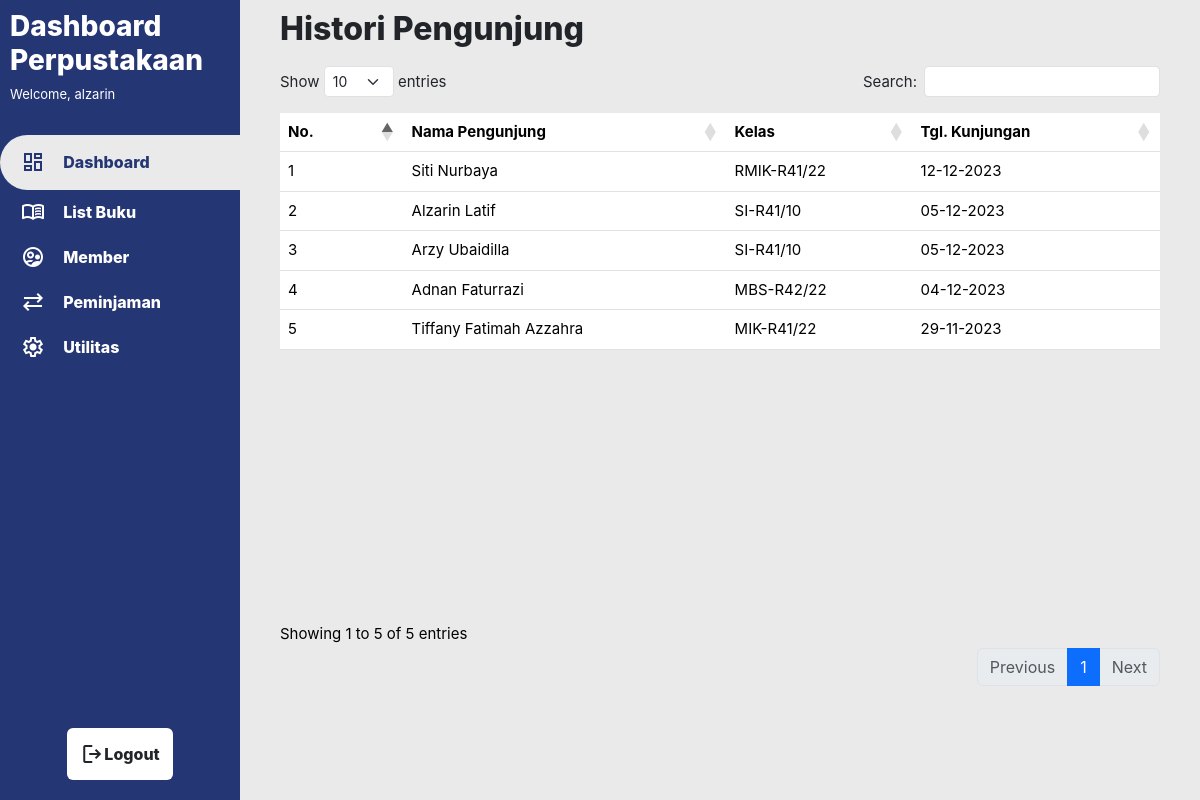
The app's page /histori_pengunjung.php (signed in) with its own data.
### tables this page shows
CREATE TABLE `tb_pengunjung` (
  `visitor_id` int(10) NOT NULL,
  `visitor_nama` varchar(100) NOT NULL,
  `visitor_kelas` varchar(20) NOT NULL,
  `visitor_date` date NOT NULL
);

### histori_pengunjung.php (the view, shortened to what this page needs)
<?php
    include_once 'assets/includes/dbconfig.php';
?>
<!DOCTYPE html>
<html lang="en">
<head>
    <link rel="stylesheet" href="https://cdn.datatables.net/1.13.7/css/dataTables.bootstrap5.min.css">
    <link rel="stylesheet" href="https://cdn.datatables.net/buttons/2.4.2/css/buttons.dataTables.min.css"></script>
    <link href="https://cdn.jsdelivr.net/npm/bootstrap@5.3.2/dist/css/bootstrap.min.css" rel="stylesheet">
    <link rel="stylesheet" href="assets/css/main.css">
    <link rel="stylesheet" href="assets/css/list_buku.css">
    <link rel="stylesheet" href="assets/css/pengunjung.css">
<body>
    <div class="container-main container-fluid">
        <div class="sidemenu">
            <div class="sidemenu-top">
                <h3 class="text-title">Dashboard<br>Perpustakaan</h3>
                <p class="text-subtitle">
                <?php
                    if(isset($_SESSION["info_user"])) {
                        $username = $_SESSION["info_user"];
                        echo "Welcome, $username";
                    }else {
                        echo "Welcome, Guest!";
                    }
                ?>
                </p>
            </div>
            <div class="sidemenu-mid">
                <button type="button" class="btn btn-sidemenu-active btn-sidemenu-format" onclick="window.location.href='dashboard.php'">
                    <span class="material-symbols-outlined">
                    </span>
                    &#12644 Dashboard
                </button>
                <button type="button" class="btn btn-sidemenu btn-sidemenu-format" onclick="window.location.href='list_buku.php'">
                    <span class="material-symbols-outlined">
                    </span>
                    &#12644 List Buku
                </button>
                <button type="button" class="btn btn-sidemenu btn-sidemenu-format" onclick="window.location.href='member.php'">
                    <span class="material-symbols-outlined">
                    </span>
                    &#12644 Member
                </button>
                <button type="button" class="btn btn-sidemenu btn-sidemenu-format" onclick="window.location.href='peminjaman.php'">
                    <span class="material-symbols-outlined">
                    </span>
                    &#12644 Peminjaman
                </button>
                <button type="button" class="btn btn-sidemenu btn-sidemenu-format" onclick="window.location.href='Utilitas.php'">
                    <span class="material-symbols-outlined">
                    </span>
                    &#12644 Utilitas
                </button>
            </div>
            <div class="sidemenu-bottom">
            <button type="button" class="btn btn-sidemenu-bottom" onclick="window.location.href='logout.php'">
                <span class="material-symbols-outlined">
                </span>
                Logout
            </button>
            </div>
        </div>
        <div class="contents">
            <div class="contents-mid">
                <h2 style="font-weight: 800;">Histori Pengunjung</h2>
                <table class="table" id="pengunjung-ext">
                    <thead class="thead-dark">
                        <tr>
                            <th scope="col" width="80">No.</th>
                            <th scope="col">Nama Pengunjung</th>
                            <th scope="col">Kelas</th>
                            <th scope="col">Tgl. Kunjungan</th>
                        </tr>
                    </thead>
                    <tbody>
                        <?php
                        $result = $db->query("SELECT * FROM tb_pengunjung ORDER BY visitor_date DESC");
                        $num = 1;
                        if($result->num_rows > 0){
                            while($row = $result->fetch_assoc()){
                                ?>
                                <tr>
                                    <td><?php echo $num ?></td>
                                    <td><?php echo $row['visitor_nama'] ?></td>
                                    <td><?php echo $row['visitor_kelas'] ?></td>
                                    <td><?php
                                    $visitdateRaw = $row['visitor_date'];
                                    $visitdate = date("d-m-Y", strtotime($visitdateRaw));
                                    echo $visitdate;
                                    ?></td>
                                </tr><?php
                                $num = $num+1;
                            }
                        }
                        ?>
                    </tbody>
                </table>
            </div>
        </div>
    </div>
</body>
</html>

### assets/css/main.css (style rules this page uses)
* { font-family: inter; }
.container-main { background-color: white; display: flex; padding: 0; height: 100vh; }
.text-title { font-weight: 800; }
.text-subtitle { font-size: 13px; }
.material-symbols-outlined { font-variation-settings: 'FILL' 0, 'wght' 400, 'GRAD' 0, 'opsz' 24 }
.sidemenu { flex: 0.5; background-color: var(--blue); color: white; display: flex; flex-direction: column; }
.sidemenu-top { flex: 1; padding: 10px; }
.sidemenu-mid { flex: 5; display: flex; flex-direction: column; }
.sidemenu-bottom { flex: 0.8; display: flex; justify-content: center; }
.btn-sidemenu { color: white; font-weight: 800; background-color: var(--blue); border-radius: 30px 0px 0px 30px; height: 45px; }
.btn-sidemenu-active { background-color: var(--lightgray2); color: var(--blue); font-weight: 800; border-radius: 30px 0px 0px 30px; height: 55px; }
.btn-sidemenu-format { padding: 0px 0px 0px 20px; display: flex; text-align: left; align-items: center; }
.btn-sidemenu-bottom { display: flex; font-weight: 800; background-color: white; align-items: center; margin: 20px; }

### assets/css/list_buku.css (style rules this page uses)
.contents { flex: 2; display: flex; flex-direction: column; height: 100vh; background-color: var(--lightgray2); overflow: hidden; }
.contents-mid { flex: 5; font-size: 15px; display: flex; flex-direction: column; padding: 0px 40px; padding-top: 10px; overflow: scroll; }

### assets/css/color.css (style rules this page uses)
:root { --blue: #253674; --blue-hover: #2e4492; --lightblue : #83bbf3; --lightblue2 :#72a5d8; --lightgray: #D9D9D9; --lightgray2: #EAEAEA; --success: #5be35f; --failed: #db5d3d; }

### records on screen
tb_pengunjung: visitor_nama "Siti Nurbaya", visitor_kelas "RMIK-R41/22", visitor_date "12-12-2023"
tb_pengunjung: visitor_nama "Alzarin Latif", visitor_kelas "SI-R41/10", visitor_date "05-12-2023"
tb_pengunjung: visitor_nama "Arzy Ubaidilla", visitor_kelas "SI-R41/10", visitor_date "05-12-2023"
tb_pengunjung: visitor_nama "Adnan Faturrazi", visitor_kelas "MBS-R42/22", visitor_date "04-12-2023"
tb_pengunjung: visitor_nama "Tiffany Fatimah Azzahra", visitor_kelas "MIK-R41/22", visitor_date "29-11-2023"

### other values on screen
$username "alzarin"
